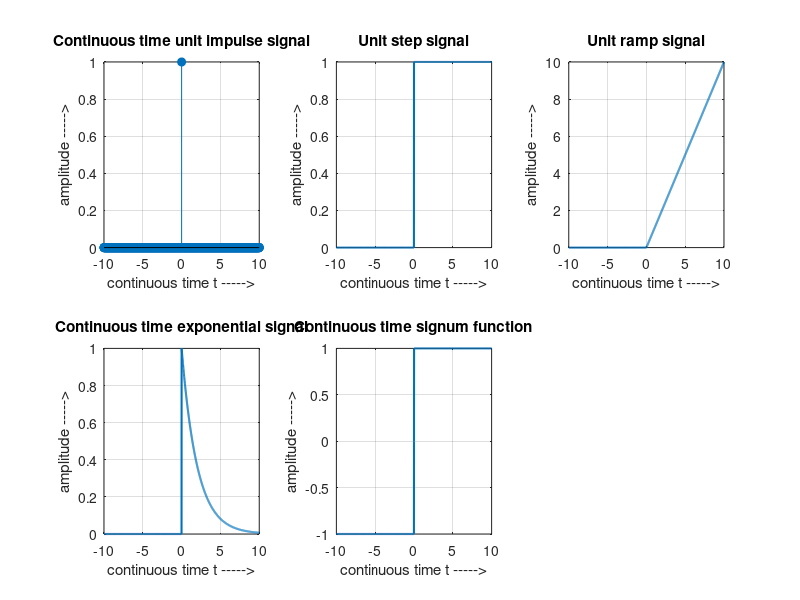
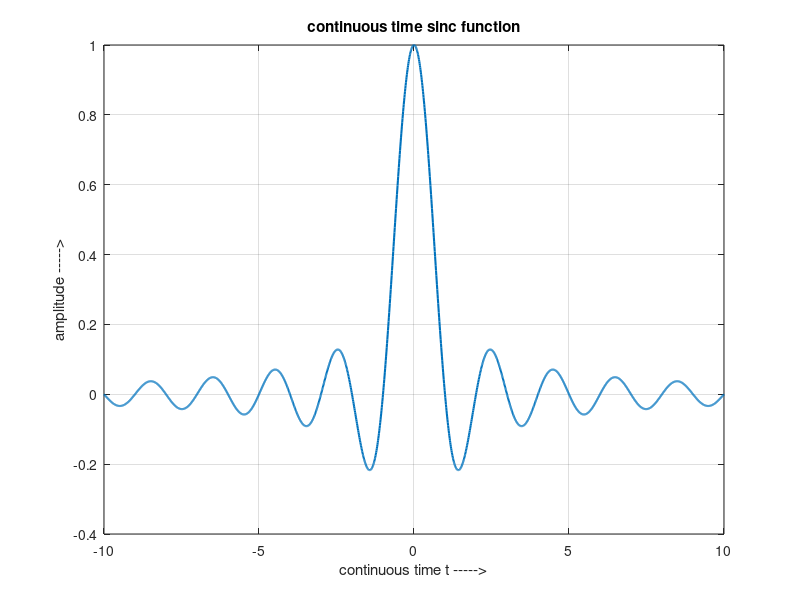

MATLAB code for these plots, in order:
%% Task 1: Generating Continuous Time Signals - Two Figures Version
close all; clear; clc;

%% Time axis
t = -10:0.01:10;

%% ---------------------- FIGURE 1 ----------------------
figure(1);

%% 1. Unit Impulse (approx.)
impulse = (t == 0);
subplot(2,3,1);
stem(t, impulse, 'filled');
title('Continuous time unit impulse signal');
xlabel('continuous time t ----->');
ylabel('amplitude ----->');
grid on;

%% 2. Unit Step
u = double(t >= 0);
subplot(2,3,2);
plot(t, u, 'LineWidth', 1.5);
title('Unit step signal');
xlabel('continuous time t ----->');
ylabel('amplitude ----->');
grid on;

%% 3. Unit Ramp
r = t .* (t >= 0);
subplot(2,3,3);
plot(t, r, 'LineWidth', 1.5);
title('Unit ramp signal');
xlabel('continuous time t ----->');
ylabel('amplitude ----->');
grid on;

%% 4. Exponential Signal
exp_signal = exp(-0.5*t) .* (t >= 0);
subplot(2,3,4);
plot(t, exp_signal, 'LineWidth', 1.5);
title('Continuous time exponential signal');
xlabel('continuous time t ----->');
ylabel('amplitude ----->');
grid on;

%% 5. Signum Signal
sgn = zeros(size(t));
sgn(t > 0) = 1;
sgn(t < 0) = -1;
subplot(2,3,5);
plot(t, sgn, 'LineWidth', 1.5);
title('Continuous time signum function');
xlabel('continuous time t ----->');
ylabel('amplitude ----->');
grid on;


%% ---------------------- FIGURE 2 ----------------------
figure(2);

%% 6. Sinc Function
sinc_func = sinc(t);
plot(t, sinc_func, 'LineWidth', 1.5);
title('continuous time sinc function');
xlabel('continuous time t ----->');
ylabel('amplitude ----->');
grid on;
